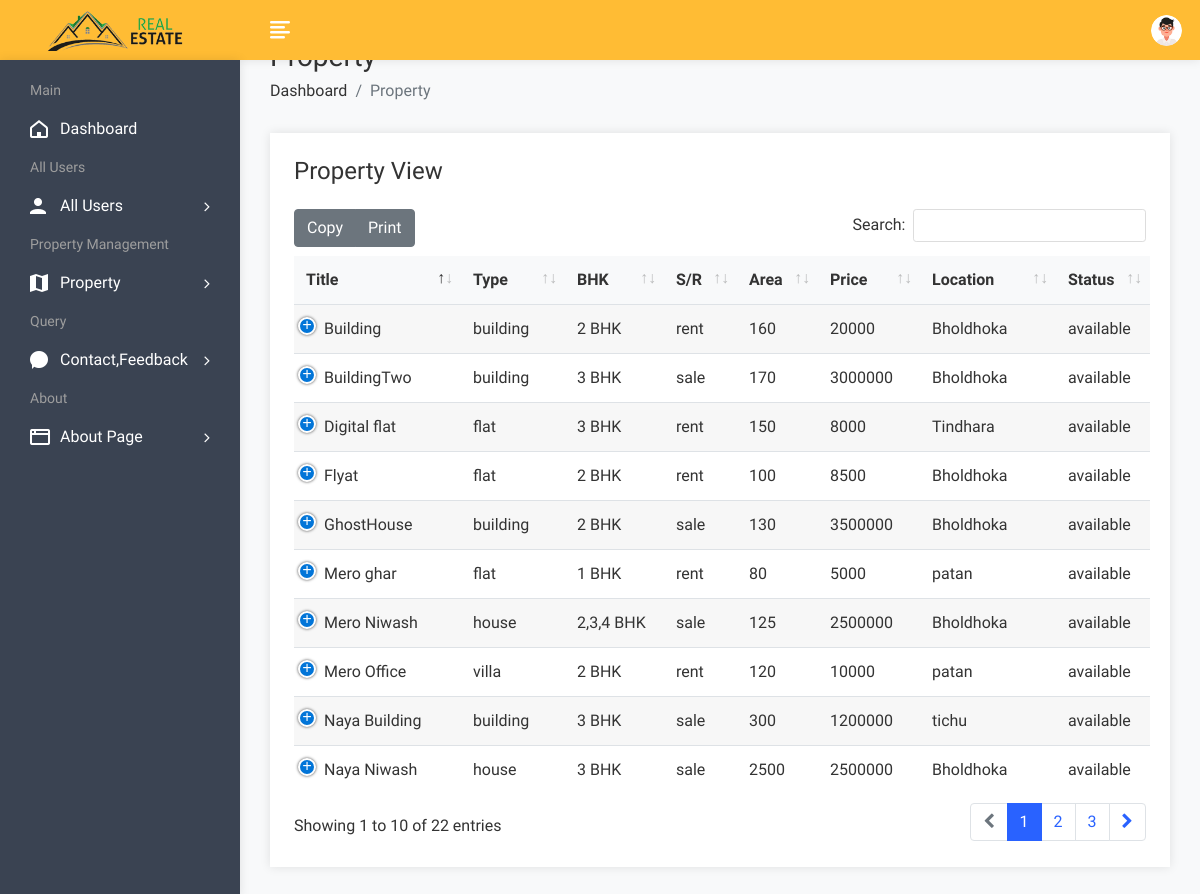
Page /admin/propertyview.php (signed in) on the committed database.
### tables this page shows
CREATE TABLE `property` (
  `pid` int(50) NOT NULL,
  `title` varchar(200) NOT NULL,
  `pcontent` longtext NOT NULL,
  `type` varchar(100) NOT NULL,
  `bhk` varchar(50) NOT NULL,
  `stype` varchar(100) NOT NULL,
  `bedroom` int(50) NOT NULL,
  `bathroom` int(50) NOT NULL,
  `balcony` int(50) NOT NULL,
  `kitchen` int(50) NOT NULL,
  `hall` int(50) NOT NULL,
  `floor` varchar(50) NOT NULL,
  `size` int(50) NOT NULL,
  `price` int(50) NOT NULL,
  `location` varchar(200) NOT NULL,
  `city` varchar(100) NOT NULL,
  `state` varchar(100) NOT NULL,
  `feature` longtext NOT NULL,
  `pimage` varchar(300) NOT NULL,
  `pimage1` varchar(300) NOT NULL,
  `pimage2` varchar(300) NOT NULL,
  `pimage3` varchar(300) NOT NULL,
  `pimage4` varchar(300) NOT NULL,
  `uid` int(50) NOT NULL,
  `status` varchar(50) NOT NULL,
  `mapimage` varchar(300) NOT NULL,
  `topmapimage` varchar(300) NOT NULL,
  `groundmapimage` varchar(300) NOT NULL,
  `totalfloor` varchar(50) NOT NULL,
  `date` datetime NOT NULL DEFAULT current_timestamp(),
  `isFeatured` int(11) DEFAULT NULL,
  `approvalStatus` varchar(255) NOT NULL DEFAULT 'Pending'
);

### admin/propertyview.php (the view, shortened to what this page needs)
<!DOCTYPE html>
<html lang="en">
<head>
        <link rel="stylesheet" href="assets/css/bootstrap.min.css">
        <link rel="stylesheet" href="assets/css/font-awesome.min.css">
        <link rel="stylesheet" href="assets/css/feathericon.min.css">
		<link rel="stylesheet" href="assets/plugins/datatables/dataTables.bootstrap4.min.css">
		<link rel="stylesheet" href="assets/plugins/datatables/responsive.bootstrap4.min.css">
		<link rel="stylesheet" href="assets/plugins/datatables/select.bootstrap4.min.css">
		<link rel="stylesheet" href="assets/plugins/datatables/buttons.bootstrap4.min.css">
        <link rel="stylesheet" href="assets/css/style.css">
    </head>
    <body>
				<?php include("header.php"); ?>
            <div class="page-wrapper">
                <div class="content container-fluid">
					<div class="page-header">
						<div class="row">
							<div class="col">
								<h3 class="page-title">Property</h3>
								<ul class="breadcrumb">
									<li class="breadcrumb-item"><a href="dashboard.php">Dashboard</a></li>
									<li class="breadcrumb-item active">Property</li>
								</ul>
							</div>
						</div>
					</div>
					<div class="row">
                            <div class="col-12">
                                <div class="card">
                                    <div class="card-body">
                                        <h4 class="header-title mt-0 mb-4">Property View</h4>
                                        <table id="datatable-buttons" class="table table-striped dt-responsive nowrap">
                                            <thead>
                                                <tr>
                                                    <th>Title</th>
                                                    <th>Type</th>
                                                    <th>BHK</th>
                                                    <th>S/R</th>
													<th>Area</th>
                                                    <th>Price</th>
                                                    <th>Location</th>
													<th>Status</th>
                                                </tr>
                                            </thead>
                                            <tbody>
												<?php
													$query=mysqli_query($con,"select * from property");
													while($row=mysqli_fetch_row($query))
													{
												?>
                                                <tr>
                                                    <td><?php echo $row['1']; ?></td>
                                                    <td><?php echo $row['3']; ?></td>
                                                    <td><?php echo $row['4']; ?></td>
                                                    <td><?php echo $row['5']; ?></td>
                                                    <td><?php echo $row['12']; ?></td>
                                                    <td><?php echo $row['13']; ?></td>
                                                    <td><?php echo $row['14']; ?></td>
                                                    <td><?php echo $row['24']; ?></td>
                                                </tr>
                                               <?php
												}
												?>
                                            </tbody>
                                        </table>
                                    </div>
                                </div>
                            </div>
                        </div>
				</div>
			</div>
    </body>
</html>

### rows in the picture
property: title "Naya Niwash", type "house", bhk "3 BHK", stype "sale", size "2500", price "2500000", location "Bholdhoka", status "available"
property: title "Digital flat", type "flat", bhk "3 BHK", stype "rent", size "150", price "8000", location "Tindhara", status "available"
property: title "Naya Building", type "building", bhk "3 BHK", stype "sale", size "300", price "1200000", location "tichu", status "available"
property: title "Mero Niwash", type "house", bhk "2,3,4 BHK", stype "sale", size "125", price "2500000", location "Bholdhoka", status "available"
property: title "Mero ghar", type "flat", bhk "1 BHK", stype "rent", size "80", price "5000", location "patan", status "available"
property: title "Mero Office", type "villa", bhk "2 BHK", stype "rent", size "120", price "10000", location "patan", status "available"
property: title "Building", type "building", bhk "2 BHK", stype "rent", size "160", price "20000", location "Bholdhoka", status "available"
property: title "BuildingTwo", type "building", bhk "3 BHK", stype "sale", size "170", price "3000000", location "Bholdhoka", status "available"
property: title "GhostHouse", type "building", bhk "2 BHK", stype "sale", size "130", price "3500000", location "Bholdhoka", status "available"
property: title "Flyat", type "flat", bhk "2 BHK", stype "rent", size "100", price "8500", location "Bholdhoka", status "available"
